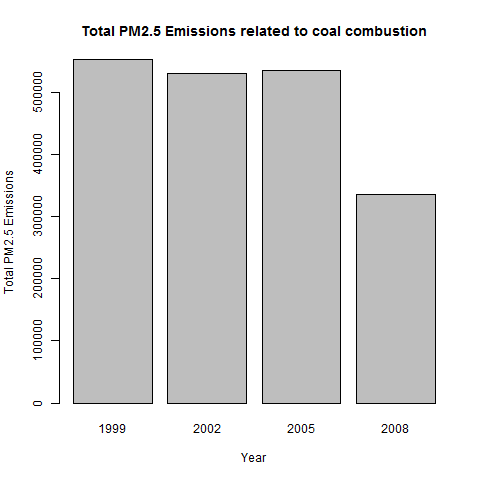

Write the R code that produced this figure.
################################################################################
#
# Author:         Andrew Crisp
# Filename:       plot4.R
# Comments:			  
#						      This script will:
#  					      1. Source the loadData.R script to load data.
#  					      2. Demonstrate  the change in PM2.5 emissions across the USA
#        		          from coal combustion-related sources for each of the
#        		          years 1999, 2002, 2005, 2008.
#    				      
################################################################################
################################################################################
### Imports
################################################################################
library(dplyr)

################################################################################
### Load dataset
################################################################################
source('loadData.R')
options(scipen = 5)

combInLevelOne <- grep("Comb",(summaryData$SCC.Level.One))
coalInLevelThree <- grep("Coal",summaryData$SCC.Level.Three[combInLevelOne])
interestingData<-summaryData[coalInLevelThree,]
interestingData<-interestingData[,c(18,20)]

totalPM25 <- interestingData %>%
  tbl_df %>%
  group_by(year) %>%
  summarise_each(funs(sum))

png("plot4.png", width=480, height=480)
barplot(height = totalPM25$Emissions, names.arg = totalPM25$year, main = "Total PM2.5 Emissions related to coal combustion", xlab = "Year", ylab = "Total PM2.5 Emissions")
dev.off()